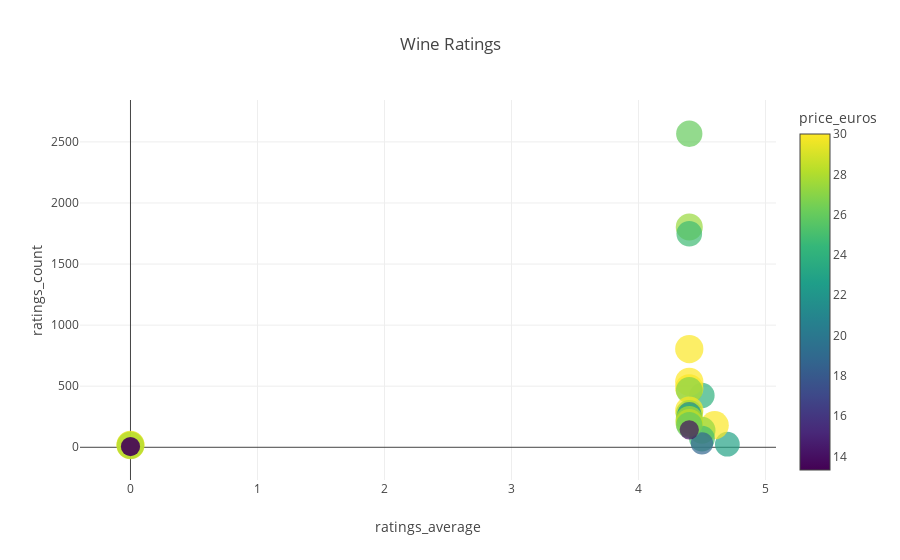

Notebook source saved alongside this figure:
### Code cell
import sqlite3
import pandas as pd
import plotly.express as px

# Connect to SQLite database
conn = sqlite3.connect(r'C:\Users\samve\OneDrive\0BeCode\repos\wine_market_analysis\data\vivino.db')

# Create a cursor object
cur = conn.cursor()

cur.execute("""
    SELECT
        vintages.ratings_average,
        vintages.ratings_count,
        vintages.name,
        vintages.price_euros
    FROM
        vintages
    WHERE
        vintages.price_euros BETWEEN 10 AND 30
    ORDER BY
        vintages.ratings_average DESC,
        vintages.ratings_count DESC;
""")

# Fetch the query result
query_result = cur.fetchall()

# Create a DataFrame from the query result
df = pd.DataFrame(query_result, columns=['ratings_average', 'ratings_count', 'name', 'price_euros'])

# Close the database connection
conn.close()

# Create a scatter plot using Plotly Express
scatter_plot = px.scatter(df, x='ratings_average', y='ratings_count', 
                          color='price_euros', color_continuous_scale='Viridis',
                          size='price_euros', hover_name='name', title='Wine Ratings')
scatter_plot.show()

### Figure 1 — Plotly figure (JSON) as saved in the notebook; plotly's stock layout.template omitted (floating-point values rounded to 4 significant figures)
{"data": [{"hovertemplate": "<b>%{hovertext}</b><br><br>ratings_average=%{x}<br>ratings_count=%{y}<br>price_euros=%{marker.color}<extra></extra>", "hovertext": ["Puglia Pop Triglia Negroamaro Rosato 2022", "Quinta do Paral Vinhas Velhas Tinto 2019", "Vigneti del Salento Vigne Vecchie Gold Series Leggenda Primitivo di Manduria 2019", "Cignomoro 6 Anime Puglia Rosso 2021", "Puglia Pop Luminaria Primitivo di Manduria 2021", "Cignomoro Primitivo di Manduria 2021", "Rutini Malbec 2019", "Guerrieri Guerriero della Terra 2019", "San Marzano 60 Sessantanni Old Vines Primitivo di Manduria 2018", "El Principal Memorias 2018", "Casa Ferreirinha Quinta da Leda Douro 2019", "Casa Ermelinda Freitas Dona Ermelinda Grande Reserva 2017", "Waterford Estate Kevin Arnold Shiraz 2016", "Taaibosch Estate Crescendo 2019", "Luccarelli Il Bacca Old Vine Primitivo di Manduria 2019", "Luccarelli Old Vines Primitivo di Manduria 2019", "Farnese Cinque Autoctoni Collection Limited Release 2020", "Von Siebenthal Carabantes Syrah 2020", "Cignomoro 50 Old Vines Vecchie Vigne Negroamaro 2019", "Guerrieri Guerriero della Terra 2020", "Château Voigny Sauternes 2019", "Gitana Saperavi 2020", "Mas Belles Eaux Carmin 2020", "Guerrieri Guerriero del Mare 2021", "Varvaglione Paralupi Appassimento 2021", "Nic Tartaglia Trebbiano d'Abruzzo 2022"], "legendgroup": "", "marker": {"color": [22.95, 29.95, 23.95, 27.3, 24.95, 18.75, 25.99, 27.4, 24.75, 29.95, 30, 29.95, 26.9, 29.95, 27.75, 20.95, 23.9, 27.98, 28.45, 25.95, 13.95, 29.29, 29.45, 27.95, 13.88, 13.33], "coloraxis": "coloraxis", "size": [22.95, 29.95, 23.95, 27.3, 24.95, 18.75, 25.99, 27.4, 24.75, 29.95, 30, 29.95, 26.9, 29.95, 27.75, 20.95, 23.9, 27.98, 28.45, 25.95, 13.95, 29.29, 29.45, 27.95, 13.88, 13.33], "sizemode": "area", "sizeref": 0.075, "symbol": "circle"}, "mode": "markers", "name": "", "orientation": "v", "showlegend": false, "type": "scatter", "x": [4.7, 4.6, 4.5, 4.5, 4.5, 4.5, 4.4, 4.4, 4.4, 4.4, 4.4, 4.4, 4.4, 4.4, 4.4, 4.4, 4.4, 4.4, 4.4, 4.4, 4.4, 0, 0, 0, 0, 0], "xaxis": "x", "y": [25, 181, 424, 140, 71, 32, 2567, 1803, 1748, 804, 536, 483, 466, 301, 276, 274, 255, 227, 200, 182, 143, 22, 16, 15, 6, 6], "yaxis": "y"}], "layout": {"coloraxis": {"colorbar": {"title": {"text": "price_euros"}}, "colorscale": [[0, "#440154"], [0.1111, "#482878"], [0.2222, "#3e4989"], [0.3333, "#31688e"], [0.4444, "#26828e"], [0.5556, "#1f9e89"], [0.6667, "#35b779"], [0.7778, "#6ece58"], [0.8889, "#b5de2b"], [1, "#fde725"]]}, "legend": {"itemsizing": "constant", "tracegroupgap": 0}, "title": {"text": "Wine Ratings"}, "xaxis": {"anchor": "y", "domain": [0, 1], "title": {"text": "ratings_average"}}, "yaxis": {"anchor": "x", "domain": [0, 1], "title": {"text": "ratings_count"}}}}
